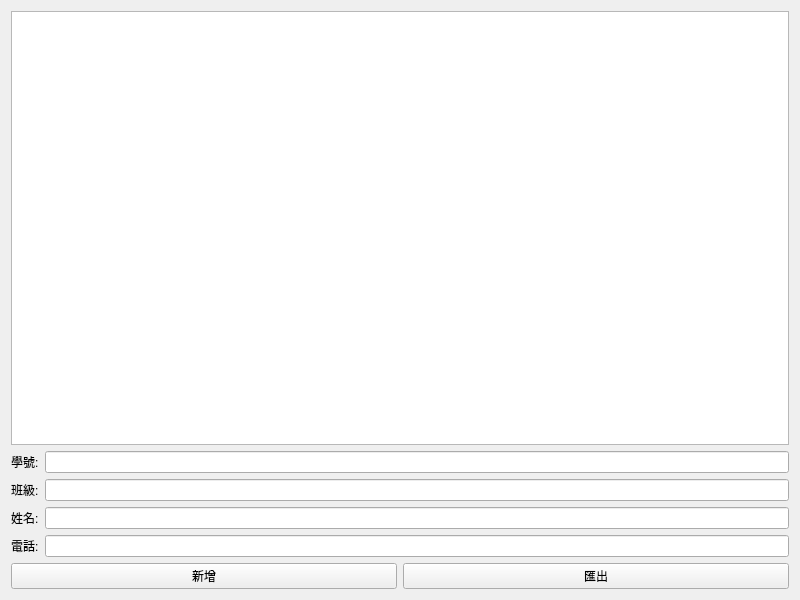
<?xml version="1.0" encoding="UTF-8"?>
<ui version="4.0">
 <class>MyWidget</class>
 <widget class="QWidget" name="MyWidget">
  <property name="geometry">
   <rect>
    <x>0</x>
    <y>0</y>
    <width>800</width>
    <height>600</height>
   </rect>
  </property>
  <property name="windowTitle">
   <string>MyWidget</string>
  </property>
  <layout class="QVBoxLayout" name="verticalLayout_3">
   <item>
    <widget class="QTableWidget" name="tableWidget"/>
   </item>
   <item>
    <layout class="QVBoxLayout" name="verticalLayout_2">
     <item>
      <layout class="QVBoxLayout" name="verticalLayout">
       <item>
        <layout class="QHBoxLayout" name="horizontalLayout_5">
         <item>
          <widget class="QLabel" name="label">
           <property name="text">
            <string>學號:</string>
           </property>
          </widget>
         </item>
         <item>
          <widget class="QLineEdit" name="lineEdit"/>
         </item>
        </layout>
       </item>
       <item>
        <layout class="QHBoxLayout" name="horizontalLayout_4">
         <item>
          <widget class="QLabel" name="label_2">
           <property name="text">
            <string>班級:</string>
           </property>
          </widget>
         </item>
         <item>
          <widget class="QLineEdit" name="lineEdit_2"/>
         </item>
        </layout>
       </item>
       <item>
        <layout class="QHBoxLayout" name="horizontalLayout_3">
         <item>
          <widget class="QLabel" name="label_3">
           <property name="text">
            <string>姓名:</string>
           </property>
          </widget>
         </item>
         <item>
          <widget class="QLineEdit" name="lineEdit_3"/>
         </item>
        </layout>
       </item>
       <item>
        <layout class="QHBoxLayout" name="horizontalLayout_2">
         <item>
          <widget class="QLabel" name="label_4">
           <property name="text">
            <string>電話:</string>
           </property>
          </widget>
         </item>
         <item>
          <widget class="QLineEdit" name="lineEdit_4"/>
         </item>
        </layout>
       </item>
      </layout>
     </item>
     <item>
      <layout class="QHBoxLayout" name="horizontalLayout">
       <item>
        <widget class="QPushButton" name="pushButton">
         <property name="text">
          <string>新增</string>
         </property>
        </widget>
       </item>
       <item>
        <widget class="QPushButton" name="pushButton_2">
         <property name="text">
          <string>匯出</string>
         </property>
        </widget>
       </item>
      </layout>
     </item>
    </layout>
   </item>
  </layout>
 </widget>
 <resources/>
 <connections/>
</ui>
